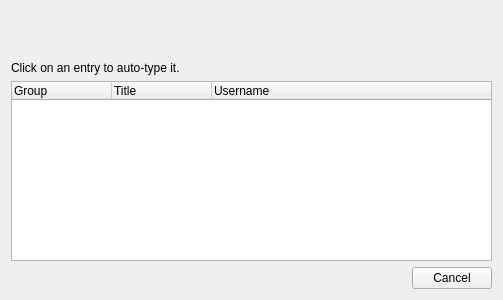
<ui version="4.0" >
 <class>AutoTypeDlg</class>
 <widget class="QWidget" name="AutoTypeDlg" >
  <property name="geometry" >
   <rect>
    <x>0</x>
    <y>0</y>
    <width>502</width>
    <height>300</height>
   </rect>
  </property>
  <property name="windowTitle" >
   <string>KeePassX - Auto-Type</string>
  </property>
  <layout class="QVBoxLayout" >
   <item>
    <spacer>
     <property name="orientation" >
      <enum>Qt::Vertical</enum>
     </property>
     <property name="sizeType" >
      <enum>QSizePolicy::Fixed</enum>
     </property>
     <property name="sizeHint" >
      <size>
       <width>481</width>
       <height>50</height>
      </size>
     </property>
    </spacer>
   </item>
   <item>
    <widget class="QLabel" name="label" >
     <property name="text" >
      <string>Click on an entry to auto-type it.</string>
     </property>
    </widget>
   </item>
   <item>
    <widget class="QTreeWidget" name="entryList" >
     <property name="cursor" stdset="0" >
      <cursorShape>PointingHandCursor</cursorShape>
     </property>
     <property name="rootIsDecorated" >
      <bool>false</bool>
     </property>
     <property name="itemsExpandable" >
      <bool>false</bool>
     </property>
     <property name="allColumnsShowFocus" >
      <bool>true</bool>
     </property>
     <column>
      <property name="text" >
       <string>Group</string>
      </property>
     </column>
     <column>
      <property name="text" >
       <string>Title</string>
      </property>
     </column>
     <column>
      <property name="text" >
       <string>Username</string>
      </property>
     </column>
    </widget>
   </item>
   <item>
    <widget class="QDialogButtonBox" name="ButtonBox" >
     <property name="standardButtons" >
      <set>QDialogButtonBox::Cancel</set>
     </property>
    </widget>
   </item>
  </layout>
 </widget>
 <resources/>
 <connections/>
</ui>
